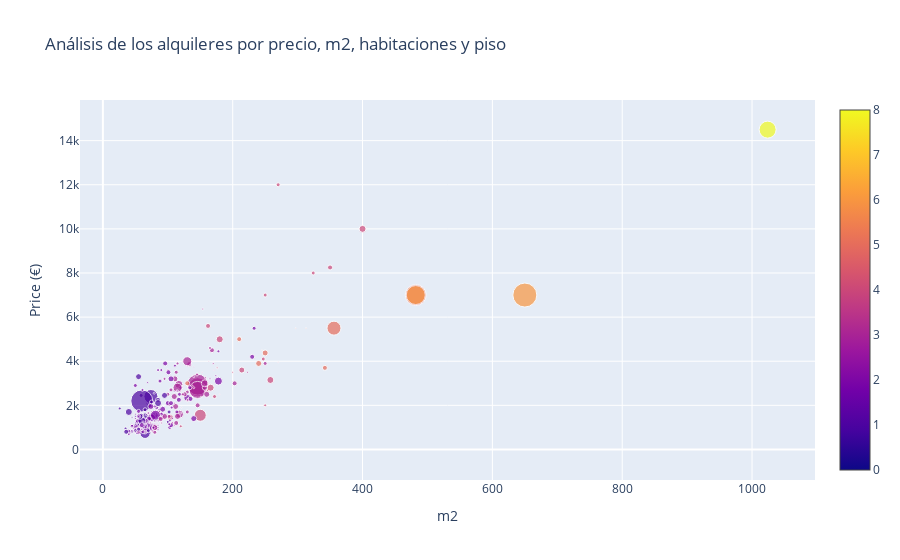

This figure's notebook cell:
### Code cell
# data preparation

floor = [int(m) for m in df_idealista[df_idealista["Floor"].notna()]["Floor"]]

data = [
    {
        'x': df_idealista['m2'],
        'y': df_idealista['Price'],
        'mode': 'markers',
        'marker': {
            'color': df_idealista['Room'],
            'size': floor,
            'showscale': True
        },
        'text': df_idealista['Direction'],
    }
]

layout = go.Layout(
    title="Análisis de los alquileres por precio, m2, habitaciones y piso",
        xaxis=dict(
        title="m2"
    ),
    yaxis=dict(
        title="Price (€)"
    ) 
)


iplot({'data':data, 'layout': layout})

### Figure 1 — Plotly figure (JSON) as saved in the notebook; plotly's stock layout.template omitted (floating-point values rounded to 4 significant figures; data arrays with more than 128 entries replaced by an {"elided": "..."} marker saying what was removed)
{"data": [{"marker": {"color": {"elided": "387 int values"}, "showscale": true, "size": {"elided": "387 int values"}}, "mode": "markers", "text": {"elided": "387 str values"}, "type": "scatter", "x": {"elided": "387 int values"}, "y": {"elided": "387 int values"}}], "layout": {"title": {"text": "Análisis de los alquileres por precio, m2, habitaciones y piso"}, "xaxis": {"title": {"text": "m2"}}, "yaxis": {"title": {"text": "Price (€)"}}}}
